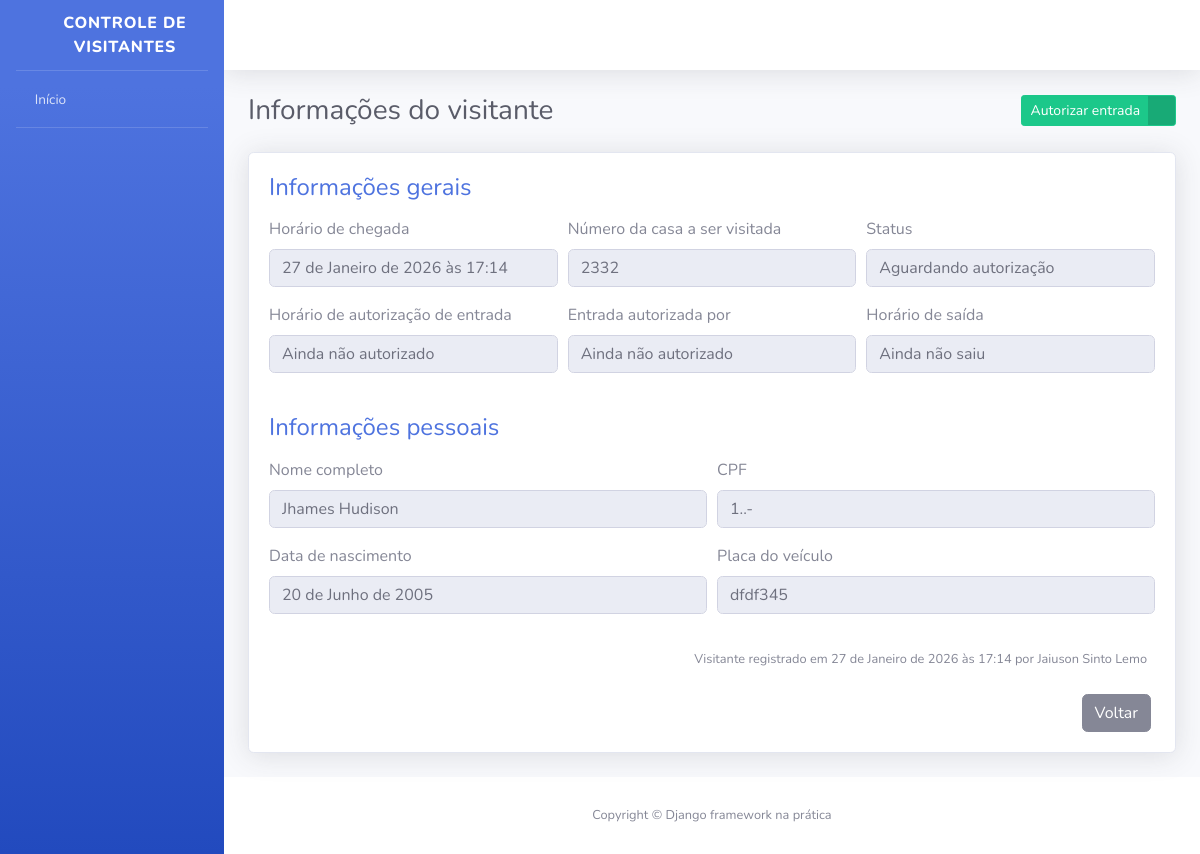
The app's page /visitantes/11/ (signed in) with its own data.
### apps/visitantes/models.py (models this page shows, shortened)
class Visitantes(models.Model): # Modelo para armazenar informações dos visitantes
    STATUS_VISITANTE = [ # Opções de status do visitante
        ("AGUARDANDO", "Aguardando autorização"),
        ("EM_VISITA", "Em visita"),
        ("FINALIZADO", "Visita finalizada"),
    ]
    status = models.CharField( # Campo para o status do visitante
        verbose_name="Status do visitante",
        max_length=10,
        choices=STATUS_VISITANTE,
        default="AGUARDANDO",
    )
    nome_completo = models.CharField(verbose_name="Nome completo", max_length=194)
    cpf = models.CharField(verbose_name="CPF", max_length=11, unique=True)
    data_nascimento = models.DateField(verbose_name="Data de nascimento", auto_now=False, auto_now_add=False)
    numero_casa = models.PositiveSmallIntegerField(verbose_name="Número da casa")
    placa_veiculo = models.CharField(verbose_name="Placa do veículo", max_length=7, blank=True, null=True)
    horario_chegada = models.DateTimeField(verbose_name="Horário de chegada na portaria", auto_now_add=True)
    horario_saida = models.DateTimeField(verbose_name="Horário de saída da portaria", auto_now=False, blank=True, null=True)
    horario_autorizacao= models.DateTimeField(verbose_name="Horário de autorização de entrada", auto_now=False, blank=True, null=True)
    morador_responsavel = models.CharField(verbose_name="Morador responsável pela autorização", max_length=194, blank=True)
    registrado_por = models.ForeignKey(
        "porteiros.Porteiro",
        verbose_name="Porteiro que registrou a entrada",
        on_delete=models.PROTECT,
    ) # Chave estrangeira para o modelo Porteiro
    def get_horario_saida(self): # Método para obter o horário de saída formatado
        if self.horario_saida:
            return self.horario_saida.strftime("%d/%m/%Y %H:%M:%S")
        return "Ainda não saiu"
    def get_horario_autorizacao(self): # Método para obter o horário de autorização formatado
        if self.horario_autorizacao:
            return self.horario_autorizacao.strftime("%d/%m/%Y %H:%M:%S")
        return "Ainda não autorizado"
    def get_morador_responsavel(self): # Método para obter o morador responsável ou mensagem padrão
        if self.morador_responsavel:
            return self.morador_responsavel
        return "Ainda não autorizado"
    def get_placa_veiculo(self): # Propriedade para obter a placa do veículo ou mensagem padrão
        if self.placa_veiculo:
            return self.placa_veiculo
        return "Veículo não informado"
    def get_cpf(self):
        if self.cpf:
            cpf = str(self.cpf)
            cpf_parte_um = cpf[0:3]
            cpf_parte_dois = cpf[3:6]
            cpf_parte_tres = cpf[6:9]
            cpf_parte_quatro = cpf[9:10]
            cpf_formatado = f"{cpf_parte_um}.{cpf_parte_dois}.{cpf_parte_tres}-{cpf_parte_quatro}"
            return cpf_formatado
    class Meta: # Metadados do modelo
        verbose_name = "Visitante"
        verbose_name_plural = "Visitantes"
        db_table = "visitante"

### apps/porteiros/models.py (models this page shows)
class Porteiro(models.Model):
    usuario = models.OneToOneField(
        "usuarios.usuario",
        verbose_name="Usuários",
        on_delete=models.PROTECT
    )
    nome_completo = models.CharField(
    verbose_name="Nome Completo",
        max_length=194,
    )
    cpf = models.CharField(
        verbose_name="CPF",
        max_length=11,
    )
    telefone = models.CharField(
        verbose_name="Telefone de contato",
        max_length=11,
    )
    data_nascimento = models.DateField(
        verbose_name="Data de nascimento",
        auto_now=False,
        auto_now_add=False,
    )
    class Meta:
        verbose_name = "Porteiro"
        verbose_name_plural = "Porteiros"
        db_table = "porteiro"
    def __str__(self):
        return self.nome_completo

### apps/visitantes/views.py (the view, shortened to what this page needs)
@login_required
def informacoes_visitante(request, id): # View para exibir informações detalhadas de um visitante
    visitante = get_object_or_404(Visitantes, id=id) # Obtém o visitante pelo ID ou retorna 404 se não encontrado
    form = AutorizacaoVisitanteForm()
    context = {
        "nome_pagina": "Informações do visitante",
        "visitante": visitante,
        "form": form
    } # Contexto para o template
    return render(request, 'informacoes_visitante.html', context) # Renderiza o template com o contexto

### apps/visitantes/forms.py
class AutorizacaoVisitanteForm(forms.ModelForm): # Formulário para autorizar visitantes
    morador_responsavel = forms.CharField( # Campo para o morador responsável
        required=True
    )
    class Meta: # Metadados do formulário
        model = Visitantes # Modelo associado ao formulário
        fields = {"morador_responsavel"} # Campo do modelo que será incluído no formulário
        error_messages = { # Mensagem de erro personalizada
            "morador_responsavel": {
                "required": "O nome do morador responsável é obrigatório para autorizar a entrada do visitante."
            }
        } # Mensagem de erro personalizada para o campo do formulário

### templates/informacoes_visitante.html (shortened to what this page needs)
{% extends "base.html" %}
{% load widget_tweaks %}
{% block conteudo %}
<div class="container">
    <div class="d-sm-flex align-items-center justify-content-between mb-4">
        <h1 class="h3 mb-0 text-gray-800">{{ nome_pagina }}</h1>
        <div>
            {% if visitante.status == "AGUARDANDO" %}
            <a href="#" class="btn btn-success btn-icon-split btn-sm" data-toggle="modal" data-target="#modal1">
                 <span class="text">Autorizar entrada</span>
                 <span class="icon text-white-50">
                     <i class="fas fa-user-check"></i>
            </a>
            {% endif %}
        </div>
    </div>
    <div class="card shadow mb-4">
        <div class="card-body">
            <h4 class="mb-3 text-primary">
                Informações gerais
            </h4>
            <form>
                <div class="form-row">
                    <div class="form-group col-md-4">
                        <label>Horário de chegada</label>
                        <input type="text" class="form-control" value="{{ visitante.horario_chegada }}" disabled>
                    </div>
                    <div class="form-group col-md-4">
                        <label>Número da casa a ser visitada</label>
                        <input type="text" class="form-control" value="{{ visitante.numero_casa }}" disabled>
                    </div>
                    <div class="form-group col-md-4">
                        <label>Status</label>
                        <input type="text" class="form-control" value="{{ visitante.get_status_display }}" disabled>
                    </div>
                </div>
                <div class="form-row">
                    <div class="form-group col-md-4">
                        <label>Horário de autorização de entrada</label>
                        <input type="text" class="form-control" value="{{ visitante.get_horario_autorizacao }}" disabled>
                    </div>
                    <div class="form-group col-md-4">
                        <label>Entrada autorizada por</label>
                        <input type="text" class="form-control" value="{{ visitante.get_morador_responsavel }}" disabled>
                    </div>
                    <div class="form-group col-md-4">
                        <label>Horário de saída</label>
                        <input type="text" class="form-control" value="{{ visitante.get_horario_saida }}" disabled>
                    </div>
                </div>
            </form>
            <h4 class="mb-3 mt-4 text-primary">
                Informações pessoais
            </h4>
            <form>
                <div class="form-row">
                    <div class="form-group col-md-6">
                        <label>Nome completo</label>
                        <input type="text" class="form-control" value="{{ visitante.nome_completo }}" disabled>
                    </div>
                    <div class="form-group col-md-6">
                        <label>CPF</label>
                        <input type="text" class="form-control" value="{{ visitante.get_cpf }}" disabled>
                    </div>
                </div>
                <div class="form-row">
                    <div class="form-group col-md-6">
                        <label>Data de nascimento</label>
                        <input type="text" class="form-control" value="{{ visitante.data_nascimento }}" disabled>
                    </div>
                    <div class="form-group col-md-6">
                        <label>Placa do veículo</label>
                        <input type="text" class="form-control" value="{{ visitante.get_placa_veiculo }}" disabled>
                    </div>
                </div>
            </form>
            <p class="mr-2 mt-3 mb-4 text-right">
                <small>
                    Visitante registrado em {{ visitante.horario_chegada }} por {{ visitante.registrado_por }}
                </small>
            </p>
            <div class="mr-1 text-right">
                <a href="{% url 'index' %}" class="btn btn-secondary text-white" type="button">
                    <span class="text">Voltar</span>
                </a>
            </div>
        </div>
    </div>
</div>
{% endblock %}

### records on screen
Visitantes: horario_chegada "27 de Janeiro de 2026 às 17:14", numero_casa "2332", status "Aguardando autorização", get_horario_autorizacao "Ainda não autorizado", get_morador_responsavel "Ainda não autorizado", get_horario_saida "Ainda não saiu", nome_completo "Jhames Hudison", get_cpf "1..-", data_nascimento "20 de Junho de 2005", get_placa_veiculo "dfdf345", registrado_por "Jaiuson Sinto Lemo"

### other values on screen
{{ nome_pagina }} "Informações do visitante"
